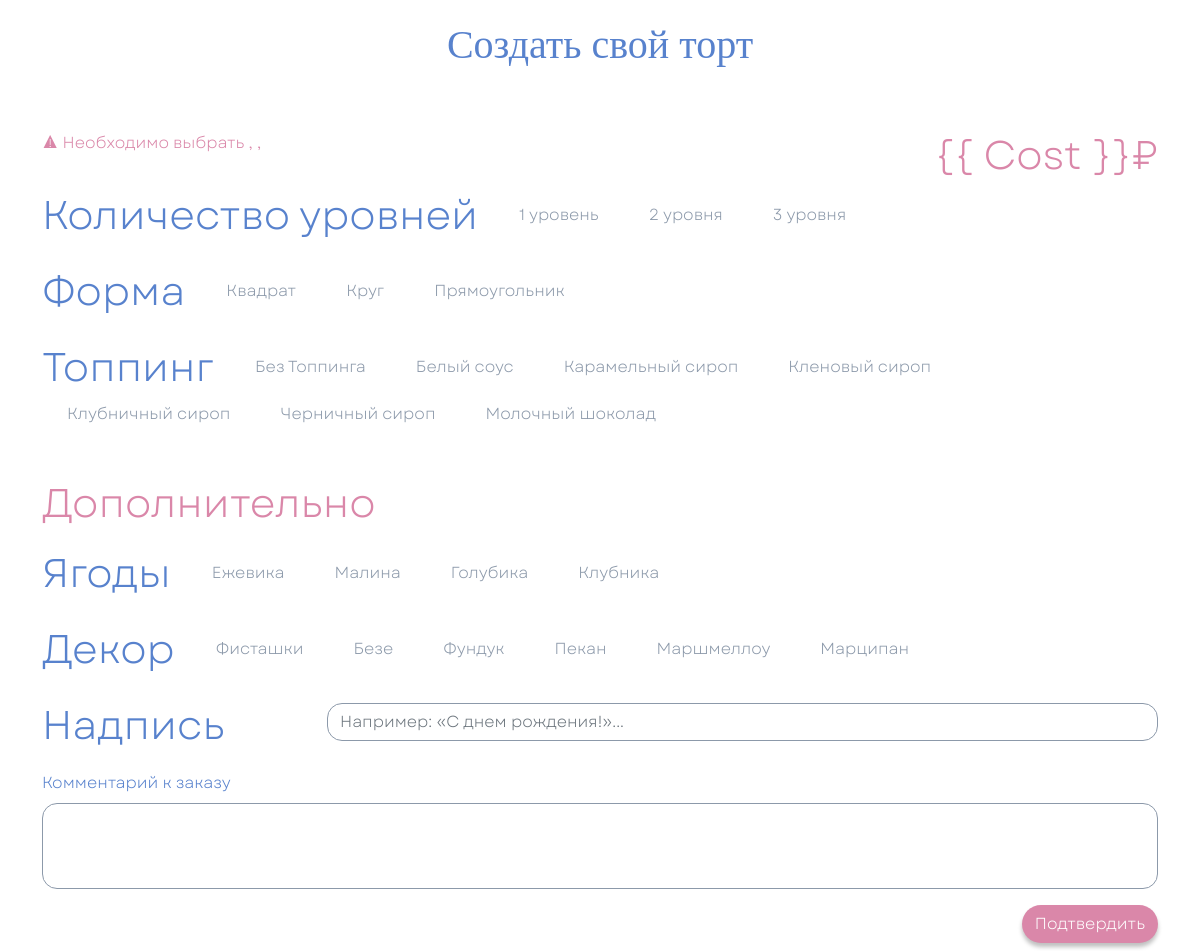
/ (middle part), run on an earlier commit of the app's database.
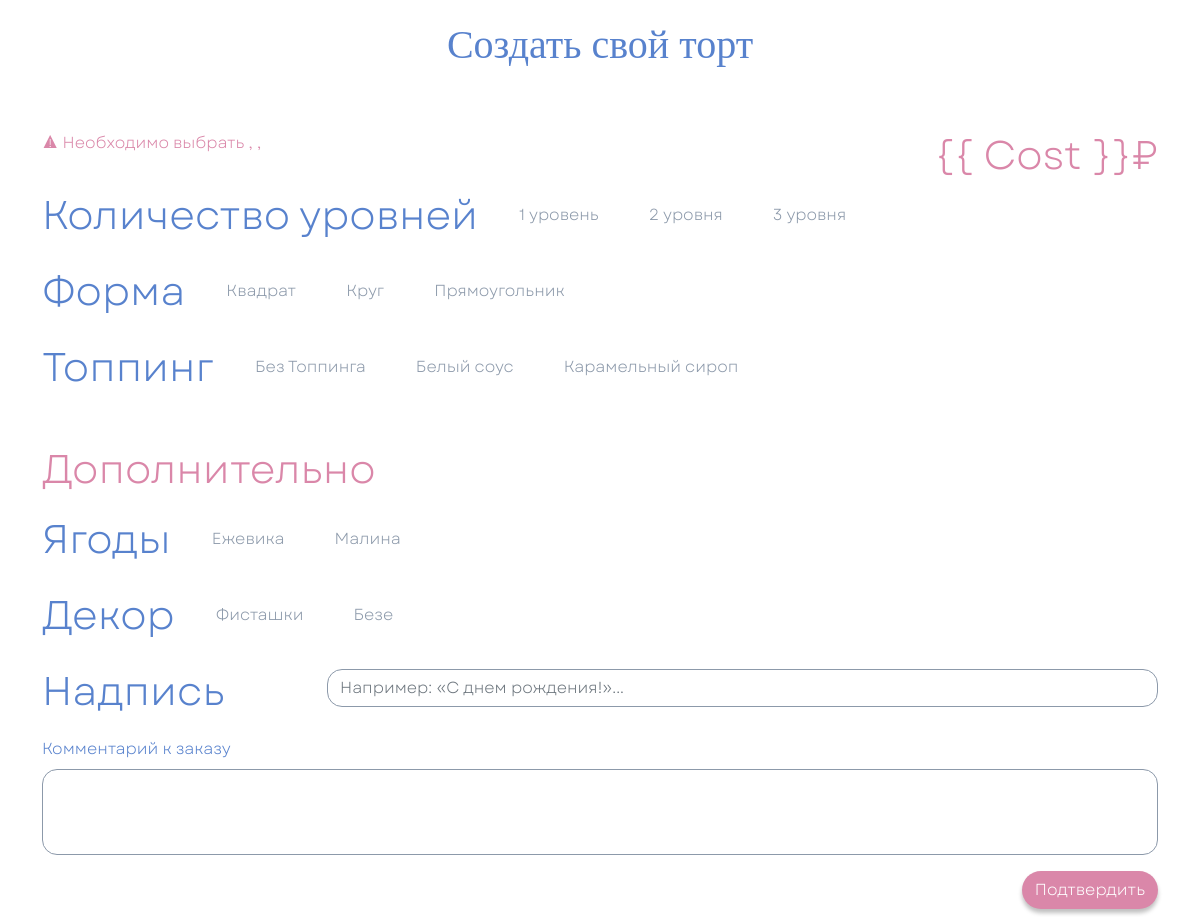
And on a later commit of the database.
### catalog/models.py (models this page shows, shortened)
class Option(models.Model):
    category = models.ForeignKey(
        OptionCategory,
        on_delete=models.PROTECT,  # PROTECT — нельзя удалить категорию, если есть опции
        related_name='options',
        verbose_name='Категория'
    )
    name = models.CharField('Название опции', max_length=100)
    price_delta = models.DecimalField(
        'Надбавка к цене',
        max_digits=8,
        decimal_places=2,
        default=0
        )
    is_active = models.BooleanField('Активна', default=True)
    class Meta:
        unique_together = ('category', 'name')
        verbose_name = 'Опция'
        verbose_name_plural = 'Опции'

### catalog/views.py (the view)
# urls.py: path('', views.index),
def index(request):
    cakes = Cake.objects.all()
    serialized_cakes = [serialize_cake(cake) for cake in cakes]
    selected_cake = None
    selected_cake_id = request.GET.get('selected_cake')
    if selected_cake_id:
        try:
            selected_cake = Cake.objects.get(id=selected_cake_id)
        except Cake.DoesNotExist:
            selected_cake = None
    ctx = {
        'levels':  Option.objects.filter(category__slug='levels',  is_active=True).order_by('id'),
        'shapes':  Option.objects.filter(category__slug='shape',   is_active=True).order_by('id'),
        'toppings': Option.objects.filter(category__slug='topping', is_active=True).order_by('id'),
        'berries': Option.objects.filter(category__slug='berries', is_active=True).order_by('id'),
        'decors':  Option.objects.filter(category__slug='decor',   is_active=True).order_by('id'),
        'cakes': serialized_cakes,
        'selected_cake': selected_cake,
        'selected_cake_json': json.dumps(serialize_cake(selected_cake)) if selected_cake else 'null',
    }
    return render(request, 'index.html', ctx)

### catalog/views.py (called while the page is built)
def serialize_cake(cake):
    return {
        'id': cake.id,
        'title': cake.title,
        'description': cake.description,
        'price': float(cake.base_price),
        'image': cake.image.url if cake.image else None
    }

### templates/index.html (shortened to what this page needs)
{% extends "base.html" %}
{% load static %}
{% block content %}
<main>
  <div class="container mt-header">
    <article id="VueApp">
      <section class="row pt-header" id="step3">
        <h2 class="font_Gogh fs_40 cake_blue text-center">Создать свой торт</h2>
        {% verbatim %}
        <v-form :validation-schema="schema1" @submit="ToStep4">
          <div class="d-flex justify-content-end align-items-center position-relative">
            <span class="cake_pink position-absolute start-0 top-50">
              <error-message name="lvls" class="from__alert"></error-message>
              <error-message name="form" class="from__alert"></error-message>
            </span>
            <span class="z-index-1 fs_40 cake_pink text-end mt-5" id="cost">{{ Cost }}₽</span>
          </div>
        {% endverbatim %}
        <div class="d-flex align-items-center flex-wrap mb-3">
          <span class="me-3 fs_40 cake_blue">Количество уровней</span>
          {% for opt in levels %}
            <label for="lvl{{ opt.id }}" class="mx-2 px-3 py-1 cake_grey cake__label">{{ opt.name }}</label>
          {% endfor %}
        </div>
        <div class="d-flex align-items-center flex-wrap mb-3">
          <span class="me-3 fs_40 cake_blue">Форма</span>
          {% for opt in shapes %}
            <label for="shape{{ opt.id }}" class="mx-2 px-3 py-1 cake_grey cake__label">{{ opt.name }}</label>
          {% endfor %}
        </div>
        <div class="d-flex align-items-center flex-wrap mb-3">
          <span class="me-3 fs_40 cake_blue">Топпинг</span>
          {% for opt in toppings %}
            <label for="topping{{ opt.id }}" class="mx-2 px-3 py-1 cake_grey cake__label">{{ opt.name }}</label>
          {% endfor %}
        </div>
        <h1 class="me-3 fs_40 cake_pink mb-3 mt-5">Дополнительно</h1>
        <div class="d-flex align-items-center flex-wrap mb-3">
          <span class="me-3 fs_40 cake_blue">Ягоды</span>
          {% for opt in berries %}
            <label for="berry{{ opt.id }}" class="mx-2 px-3 py-1 cake_grey cake__label">{{ opt.name }}</label>
          {% endfor %}
        </div>
        <div class="d-flex align-items-center flex-wrap mb-3">
          <span class="me-3 fs_40 cake_blue">Декор</span>
          {% for opt in decors %}
            <label for="decor{{ opt.id }}" class="mx-2 px-3 py-1 cake_grey cake__label">{{ opt.name }}</label>
          {% endfor %}
        </div>
        <div class="row mb-3">
          <div class="col-5 col-md-4 col-lg-3">
            <label class="me-3 fs_40 cake_blue" for="words">Надпись</label>
          </div>
          <div class="col-7 col-md-8 col-lg-9 pt-2">
            <input v-model="Words" :class="Words ? 'cake__border_blue': ''" type="text" name="words" id="words" placeholder="Например: «С днем рождения!»..." class="form-control cake__textinput">
          </div>
        </div>
        <div>
          <label for="comment" class="cake_blue">Комментарий к заказу</label>
          <textarea v-model="Comments" :class="Comments ? 'cake__border_blue': ''" name="comment" id="comment" rows="3" class="form-control mt-2 cake__textinput" style="resize: none"></textarea>
        </div>
        <div class="d-flex justify-content-end">
          <button type="submit" class="btn text-white rounded-pill mt-3 shadow-none cake__button cake__bg_pink">Подтвердить</button>
        </div>
        {% verbatim %}</v-form>{% endverbatim %}
      </section>
      <section class="row pt-header" id="step4" v-if="Designed">
      </section>
    </article>
  </div>
</main>
{% endblock %}

What changed in the data, as far as the page shows it:
removed Option: name "Кленовый сироп"
removed Option: name "Клубничный сироп"
removed Option: name "Черничный сироп"
removed Option: name "Молочный шоколад"
removed Option: name "Голубика", shown under "Дополнительно"
removed Option: name "Клубника", shown under "Дополнительно"
removed Option: name "Фундук"
removed Option: name "Пекан"
removed Option: name "Маршмеллоу"
removed Option: name "Марципан"
